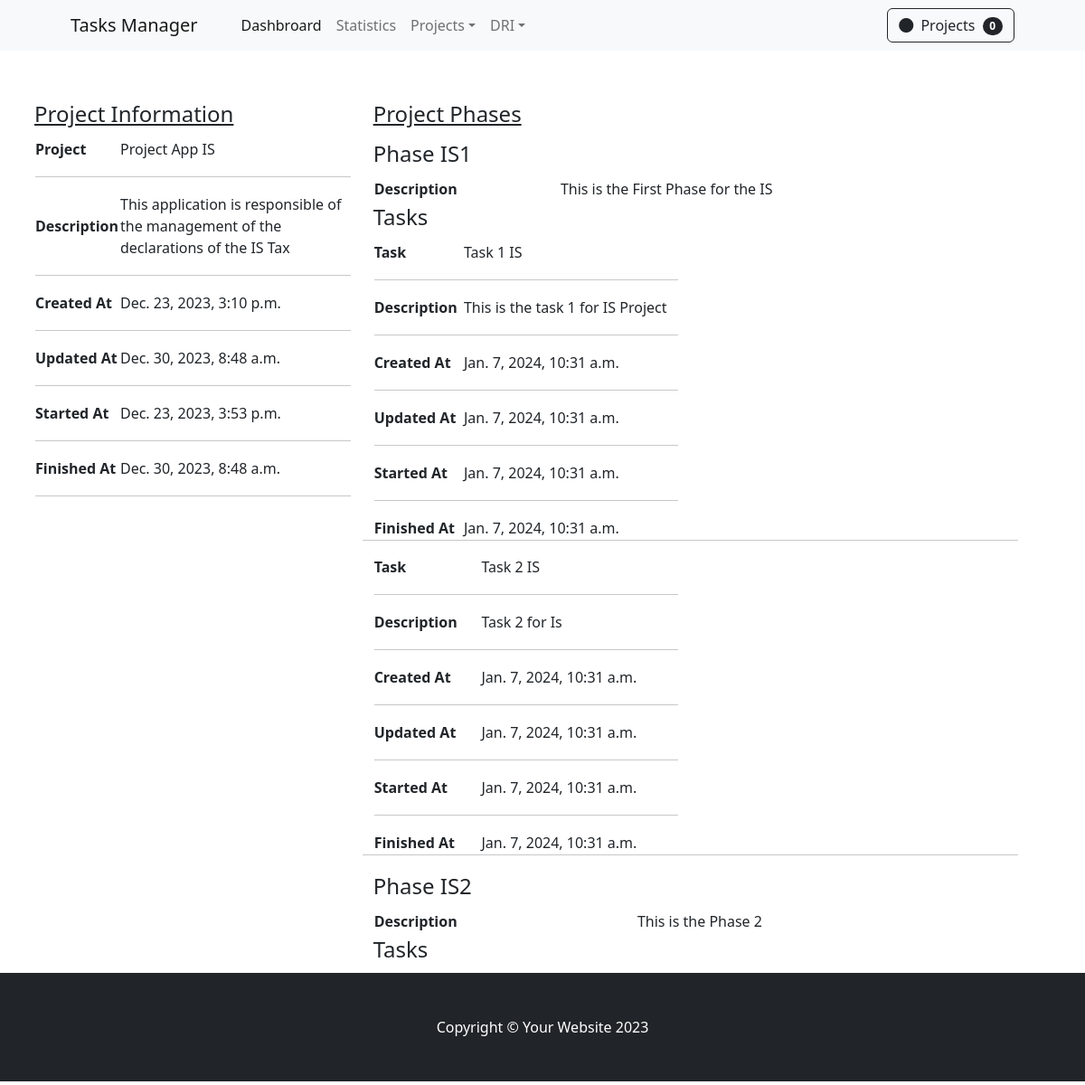
The app's page /projects/1/detail-complete/, older data.
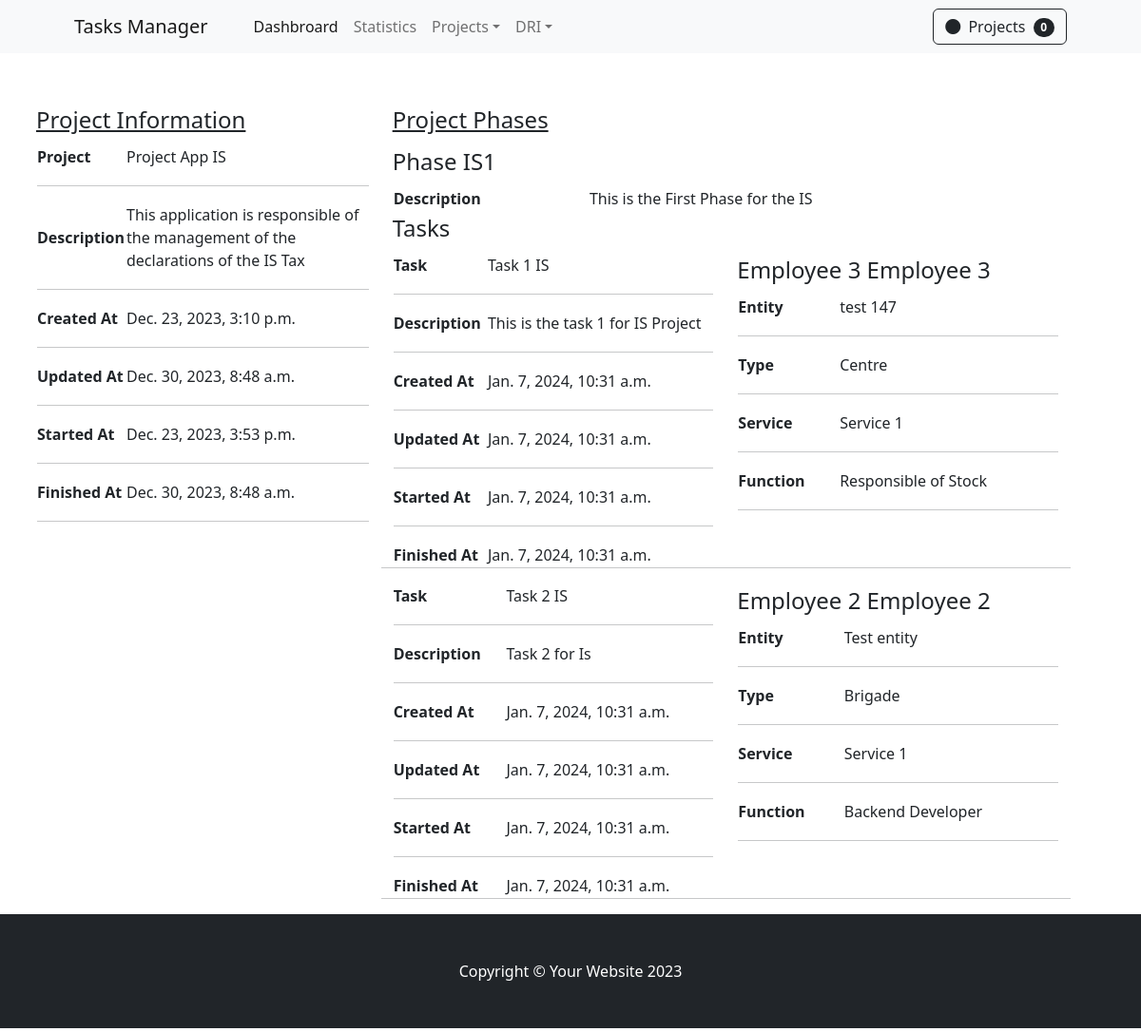
The same page, newer data.
### apps/backend/models.py (models this page shows, shortened)
class Project(models.Model):
    title           = models.CharField(max_length=150)
    description     = models.TextField(blank=False)
    phases_nbr      = models.IntegerField(default=1)
    created_at      = models.DateTimeField(default=datetime.now)
    updated_at      = models.DateTimeField(default=datetime.now)
    ongoing         = models.BooleanField(default=False)
    started_at      = models.DateTimeField(default=datetime.now)
    finished        = models.BooleanField(default=False)
    finished_at     = models.DateTimeField(default=datetime.now)

class Phase(models.Model):
    title           = models.CharField(max_length=150)
    description     = models.TextField(blank=False)
    project         = models.ForeignKey(Project, on_delete=models.CASCADE, related_name='phases')

class Task(models.Model):
    title           = models.CharField(max_length=100)
    description     = models.TextField(blank=False)
    phase           = models.ForeignKey(Phase, on_delete=models.CASCADE, related_name='tasks')
    created_at      = models.DateTimeField(default=datetime.now)
    updated_at      = models.DateTimeField(default=datetime.now)
    ongoing         = models.BooleanField(default=False)
    started_at      = models.DateTimeField(default=datetime.now)
    finished        = models.BooleanField(default=False)
    finished_at     = models.DateTimeField(default=datetime.now)

class Responsible(models.Model):
    employee    = models.ForeignKey(Employee, on_delete=models.CASCADE, related_name='reponsibles')
    task        = models.ForeignKey(Task, on_delete=models.CASCADE, related_name='responsibles')
    start_date  = models.DateField(default=datetime.now)
    end_date    = models.DateField(default=datetime.now)
    observation = models.TextField(blank=True)

class Employee(models.Model):
    ppr         = models.CharField(max_length=20)
    first_name  = models.CharField(max_length=100)
    last_name   = models.CharField(max_length=100)
    entity      = models.ForeignKey(Entity, on_delete=models.CASCADE, related_name='employees')
    function    = models.ForeignKey(Function, on_delete=models.CASCADE, related_name='employees')

class Entity(models.Model):
    entity      = models.CharField(max_length=50)
    description = models.TextField(blank=True)
    service     = models.ForeignKey(Service, on_delete=models.CASCADE, related_name='entities')
    type        = models.ForeignKey(Entity_Type, on_delete=models.CASCADE, related_name='entities')

class Entity_Type(models.Model):
    type = models.CharField(max_length=50)

class Service(models.Model):
    service     = models.CharField(max_length=50)
    description = models.TextField(blank=True)

class Function(models.Model):
    function    = models.CharField(max_length=50)

### apps/backend/views/projects.py (the view)
# urls.py: path('projects/<int:pk>/detail-complete/', view=project_detail_employees, name='detail-complete-project'),
def project_detail_employees(request, pk):
    project =   Project.objects.get(id=pk)
    phases  =   Phase.objects.filter(project_id=pk)
    context = {
        'project': project,
        'phases': phases,
    }
    return render(request, 'projects/project_detail_employees.html', context)

### apps/backend/templates/projects/project_detail_employees.html
{% extends '_base.html' %}
{% load static %}
{% block content %}
<section class="py-1">
    <div class="container px-2 px-lg-2 mt-5">
        <div class="row col-12">
            <div class="col-4">
                <fieldset>
                    <legend class="text-decoration-underline" > Project Information </legend>
                    <table>
                        <tr>
                            <td class="fw-bold"> Project </td>
                            <td> {{project.title}} </td>
                        </tr>
                        <tr><td colspan="2"><hr></td></tr>
                        <tr>
                            <td class="fw-bold"> Description </td>
                            <td> {{project.description}} </td>
                        </tr>
                        <tr><td colspan="2"><hr></td></tr>
                        <tr>
                            <td class="fw-bold"> Created At </td>
                            <td> {{project.created_at}} </td>
                        </tr>
                        <tr><td colspan="2"><hr></td></tr>
                        <tr>
                            <td class="fw-bold"> Updated At </td>
                            <td> {{project.updated_at}} </td>
                        </tr>
                        <tr><td colspan="2"><hr></td></tr>
                        <tr>
                            <td class="fw-bold"> Started At </td>
                            <td> {{project.started_at}} </td>
                        </tr>
                        <tr><td colspan="2"><hr></td></tr>
                        <tr>
                            <td class="fw-bold"> Finished At </td>
                            <td> {{project.finished_at}} </td>
                        </tr>
                        <tr><td colspan="2"><hr></td></tr>
                    </table>
                </fieldset>
            </div>
            <div class="col-8">
                <fieldset>
                    <legend class="text-decoration-underline">Project Phases </legend>
                    {% for phase in phases %}
                        <fieldset>
                            <legend>{{ phase.title }}</legend>
                            <table class="w-100">
                                <tr>
                                    <td class="fw-bold">Description</td>
                                    <td> {{phase.description}} </td>
                                </tr>
                            </table>
                            <fieldset>
                                <legend>Tasks </legend>
                                {% for task in phase.tasks.all %}
                                <div class="row col-12">
                                    <div class="col-6">
                                        <table class="w-100">
                                            <tr>
                                                <td class="fw-bold"> Task </td>
                                                <td>
                                                    {{task.title}}
                                                </td>
                                            </tr>
                                            <tr><td colspan="2"><hr></td></tr>
                                            <tr>
                                                <td class="fw-bold"> Description </td>
                                                <td> {{task.description}} </td>
                                            </tr>
                                            <tr><td colspan="2"><hr></td></tr>
                                            <tr>
                                                <td class="fw-bold"> Created At </td>
                                                <td> {{task.created_at}} </td>
                                            </tr>
                                            <tr><td colspan="2"><hr></td></tr>
                                            <tr>
                                                <td class="fw-bold"> Updated At </td>
                                                <td> {{task.updated_at}} </td>
                                            </tr>
                                            <tr><td colspan="2"><hr></td></tr>
                                            <tr>
                                                <td class="fw-bold"> Started At </td>
                                                <td> {{task.started_at}} </td>
                                            </tr>
                                            <tr><td colspan="2"><hr></td></tr>
                                            <tr>
                                                <td class="fw-bold"> Finished At </td>
                                                <td> {{task.finished_at}} </td>
                                            </tr>
                                        </table>
                                    </div>
                                    <div class="col-6">
                                        {% for responsible in task.responsibles.all %}
                                        <fieldset>
                                            <legend> {{responsible.employee.first_name}} {{responsible.employee.last_name}}</legend>
                                            <table class="w-100">
                                                <tr>
                                                    <td class="fw-bold" > Entity </td>
                                                    <td>  {{responsible.employee.entity.entity}} </td>
                                                </tr>
                                                <tr><td colspan="2"><hr></td></tr>
                                                <tr>
                                                    <td class="fw-bold" > Type </td>
                                                    <td>  {{responsible.employee.entity.type.type}} </td>
                                                </tr>
                                                <tr><td colspan="2"><hr></td></tr>
                                                <tr>
                                                    <td class="fw-bold" > Service </td>
                                                    <td>  {{responsible.employee.entity.service.service}} </td>
                                                </tr>
                                                <tr><td colspan="2"><hr></td></tr>
                                                <tr>
                                                    <td class="fw-bold" > Function </td>
                                                    <td> {{responsible.employee.function.function}} </td>
                                                </tr>
                                                <tr><td colspan="2"><hr></td></tr>
                                            </table>
                                        </fieldset>
                                        {% endfor %}
                                    </div>
                                    <hr>
                                </div>
                                {% endfor %}
                            </fieldset>
                        </fieldset>
                    {% endfor %}
                </fieldset>
            </div>
        </div>
    </div>
{% endblock %}

### apps/backend/templates/_base.html
{% load static %}
{% include '__partials/_header.html' %}
{% block content %}
{% endblock %}
{% include '__partials/_footer.html' %}

### apps/backend/templates/__partials/_header.html (shortened to what this page needs)
{% load static %}
<!DOCTYPE html>
<html lang="en">
    <head>
        <link href="https://cdn.jsdelivr.net/npm/bootstrap-icons@1.5.0/font/bootstrap-icons.css" rel="stylesheet" />
        <link href="{% static 'css/styles.css' %}" rel="stylesheet" />
    </head>
    <body>
        <nav class="navbar navbar-expand-lg navbar-light bg-light">
            <div class="container px-4 px-lg-5">
                <a href="{% url 'app-page' %}" class="navbar-brand" >Tasks Manager</a>
                <div class="collapse navbar-collapse" id="navbarSupportedContent">
                    <ul class="navbar-nav me-auto mb-2 mb-lg-0 ms-lg-4">
                        <li class="nav-item"><a href="{% url 'app-page' %}" class="nav-link active" aria-current="page" >Dashbroard</a></li>
                        <li class="nav-item"><a class="nav-link" >Statistics</a></li>
                        <li class="nav-item dropdown">
                            <a class="nav-link dropdown-toggle" id="navbarDropdown" href="#" role="button" data-bs-toggle="dropdown" aria-expanded="false">Projects</a>
                        </li>
                        <li class="nav-item dropdown">
                            <a class="nav-link dropdown-toggle" id="navbarDropdown" href="#" role="button" data-bs-toggle="dropdown" aria-expanded="false">DRI</a>
                        </li>
                    </ul>
                    <form class="d-flex">
                            {% if not tag %}
                                <button class="btn btn-outline-dark" type="submit">
                                    <i class="bi-circle-fill me-1"></i>
                                    Projects
                                        <span class="badge bg-dark text-white ms-1 rounded-pill">{{ object_list|length }}</span>
                                </button>
                            {% endif %}
                    </form>
                </div>
            </div>
        </nav>

### apps/backend/templates/__partials/_footer.html (shortened to what this page needs)
{% load static %}
<footer class="py-5 bg-dark">
    <div class="container"><p class="m-0 text-center text-white">Copyright &copy; Your Website 2023</p></div>
</footer>
</body>
</html>

Row changes from the older to the newer data that the page shows:
removed Phase: title "Phase IS2", description "This is the Phase 2"
added Responsible: employee.first_name "Employee 3", employee.last_name "Employee 3", employee.entity.entity "test 147", employee.entity.type.type "Centre", employee.entity.service.service "Service 1", employee.function.function "Responsible of Stock", shown under Task "Task 1 IS"
added Responsible: employee.first_name "Employee 2", employee.last_name "Employee 2", employee.entity.entity "Test entity", employee.entity.type.type "Brigade", employee.entity.service.service "Service 1", employee.function.function "Backend Developer", shown under Task "Task 2 IS"
